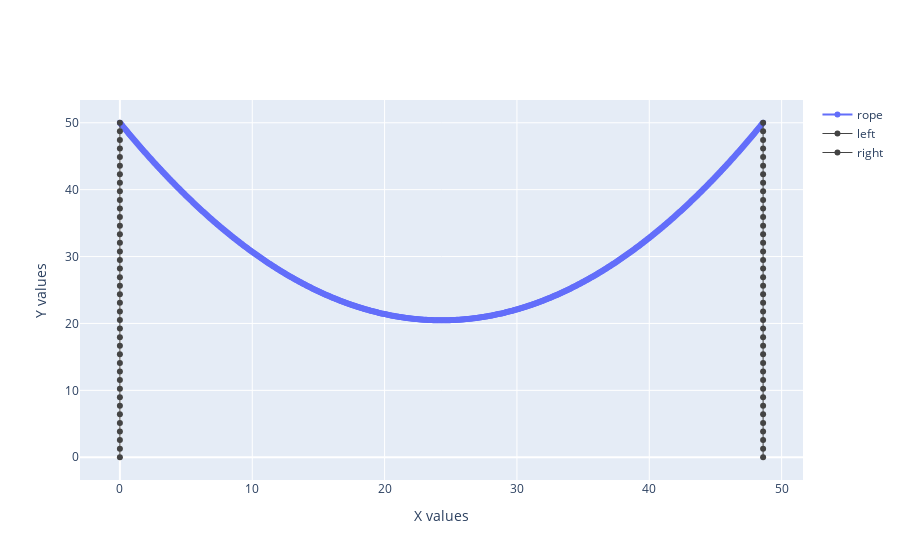

The cell this chart's notebook holds for it:
### Code cell
import plotly.express as px

xsol = np.linspace(0,48.60,601)
ysol = lambdf(xsol, 0.05, -2.43)

yleft = np.linspace(0,ysol[0],40)
xleft = np.zeros_like(yleft)

yright = np.linspace(0,ysol[-1],40)
xright = np.zeros_like(yleft)+xsol[-1]

fig = go.Figure([
    go.Scatter(
    mode = "lines+markers",
    x = xsol,
    y = ysol,
    name = 'rope'),

    go.Scatter(
    mode = "lines+markers",
    x = xleft,
    y = yleft,
    name = 'left',
    marker=dict(color="#444"),
    line=dict(width=1)),

    go.Scatter(
    mode = "lines+markers",
    x = xright,
    y = yright,
    name = 'right',
    marker=dict(color="#444"),
    line=dict(width=1))
    
    ])


fig.update_xaxes(title_text = 'X values')
fig.update_yaxes(title_text = 'Y values')

fig.show()

### Figure 1 — Plotly figure (JSON) as saved in the notebook; plotly's stock layout.template omitted (floating-point values rounded to 4 significant figures; data arrays with more than 128 entries replaced by an {"elided": "..."} marker saying what was removed)
{"data": [{"mode": "lines+markers", "name": "rope", "type": "scatter", "x": {"elided": "601 float values"}, "y": {"elided": "601 float values"}}, {"line": {"width": 1}, "marker": {"color": "#444"}, "mode": "lines+markers", "name": "left", "type": "scatter", "x": [0, 0, 0, 0, 0, 0, 0, 0, 0, 0, 0, 0, 0, 0, 0, 0, 0, 0, 0, 0, 0, 0, 0, 0, 0, 0, 0, 0, 0, 0, 0, 0, 0, 0, 0, 0, 0, 0, 0, 0], "y": [0, 1.282, 2.564, 3.846, 5.128, 6.41, 7.692, 8.974, 10.26, 11.54, 12.82, 14.1, 15.38, 16.67, 17.95, 19.23, 20.51, 21.79, 23.08, 24.36, 25.64, 26.92, 28.21, 29.49, 30.77, 32.05, 33.33, 34.62, 35.9, 37.18, 38.46, 39.74, 41.03, 42.31, 43.59, 44.87, 46.15, 47.44, 48.72, 50]}, {"line": {"width": 1}, "marker": {"color": "#444"}, "mode": "lines+markers", "name": "right", "type": "scatter", "x": [48.6, 48.6, 48.6, 48.6, 48.6, 48.6, 48.6, 48.6, 48.6, 48.6, 48.6, 48.6, 48.6, 48.6, 48.6, 48.6, 48.6, 48.6, 48.6, 48.6, 48.6, 48.6, 48.6, 48.6, 48.6, 48.6, 48.6, 48.6, 48.6, 48.6, 48.6, 48.6, 48.6, 48.6, 48.6, 48.6, 48.6, 48.6, 48.6, 48.6], "y": [0, 1.282, 2.564, 3.846, 5.128, 6.41, 7.692, 8.974, 10.26, 11.54, 12.82, 14.1, 15.38, 16.67, 17.95, 19.23, 20.51, 21.79, 23.08, 24.36, 25.64, 26.92, 28.21, 29.49, 30.77, 32.05, 33.33, 34.62, 35.9, 37.18, 38.46, 39.74, 41.03, 42.31, 43.59, 44.87, 46.15, 47.44, 48.72, 50]}], "layout": {"xaxis": {"title": {"text": "X values"}}, "yaxis": {"title": {"text": "Y values"}}}}
